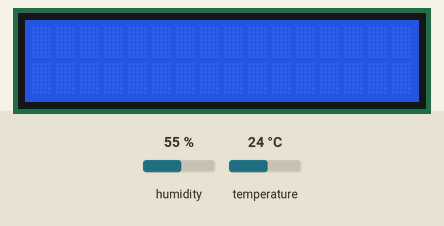
Recording of a sketch running on a simulated Arduino Uno, built with avr-gcc and run on an emulated ATmega328P. Shown: 16×2 character LCD. Inputs (shaded band) come from the test bench; at power-on: humidity 55 %, temperature 24 °C. What the sketch prints to the serial monitor is not drawn.

Above: at 1.2 s.
1.3 s: humidity set to 22 %
At 4.0 s:
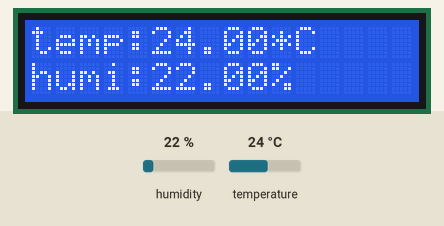
5.1 s: temperature set to 12 °C
At 8.1 s:
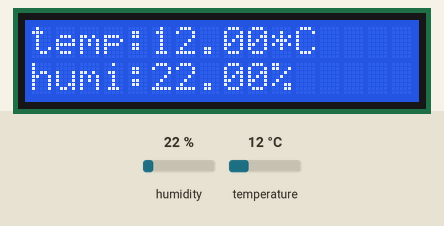
9.2 s: humidity set to 40 %
At 12.2 s:
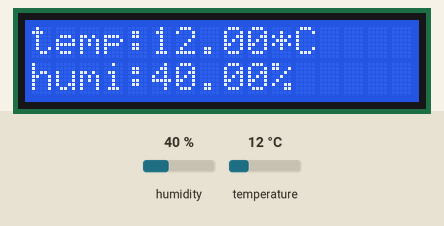
13.3 s: temperature set to 19 °C
At 16.3 s:
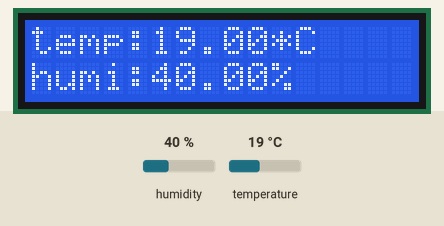
Timing chart, 0 to 17.8 s (numbered marks = the images above; inputs shaded):
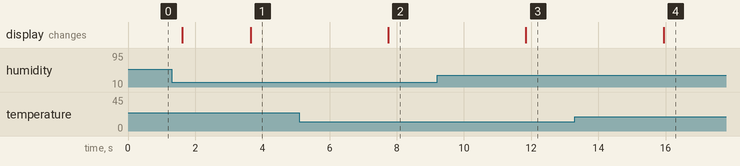

The sketch:

temp_humi_sensor_with_LCD.ino
```cpp
//DHT센서에서 받은 값을 LCD로 표시//


#include <SimpleDHT.h>
#include <DHT11.h>
#include <LiquidCrystal_I2C.h>
#include <Wire.h>
LiquidCrystal_I2C lcd(0x27, 16, 2);

int pin=A2;
DHT11 dht11(pin);


void setup() {
  // put your setup code here, to run once:
  Serial.begin(115200);
  lcd.init();
  lcd.backlight();


}

void loop() {
  // put your main code here, to run repeatedly:
  int err;
  float temp, humi;
  if((err=dht11.read(humi,temp))==0)
  {
    Serial.println();
    Serial.print("temp:"+(String)temp+"*C");
    Serial.println();
    Serial.print("humi:"+(String)humi+"%");
    delay(1500);
    lcd.setCursor(0,0);
    lcd.print("temp:"+(String)temp+"*C");
    lcd.setCursor(0,1);
    lcd.print("humi:"+(String)humi+"%");

    delay(500);
    }
      else
  {
    Serial.println();
    Serial.print("Error No :");
    Serial.print(err);
    Serial.println();
  }

}
```

Measured:
- after the input at 1.3 s, the display: first differs from a run without the input after 2.4 s (image 1)
- after the input at 5.1 s, the display: changes after 2.7 s (image 2)
- after the input at 9.2 s, the display: changes after 2.6 s (image 3)
- after the input at 13.3 s, the display: changes after 2.6 s (image 4)
